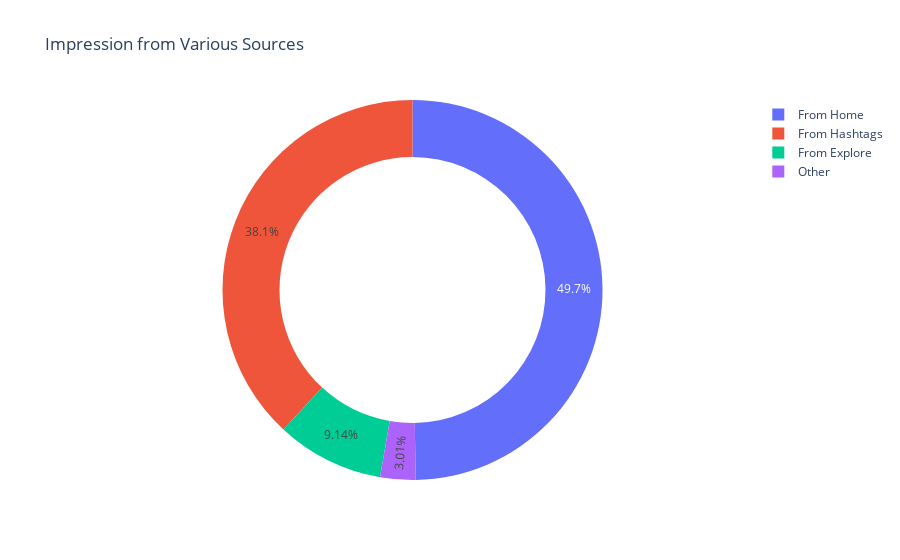

Notebook cell for this chart:
### Code cell
# percentage of impression from various sources

home = data["From Home"].sum()
hashtags = data["From Hashtags"].sum()
explore = data["From Explore"].sum()
other = data["From Other"].sum()

labels = ['From Home','From Hashtags','From Explore','Other']
values = [home, hashtags, explore, other]

fig = px.pie(data, values=values, names=labels, 
             title='Impression from Various Sources', hole=0.7)
fig.show()

### Figure 1 — Plotly figure (JSON) as saved in the notebook; plotly's stock layout.template omitted (floating-point values rounded to 4 significant figures)
{"data": [{"domain": {"x": [0, 1], "y": [0, 1]}, "hole": 0.7, "hovertemplate": "label=%{label}<br>value=%{value}<extra></extra>", "labels": ["From Home", "From Hashtags", "From Explore", "Other"], "legendgroup": "", "name": "", "showlegend": true, "type": "pie", "values": [224513, 172087, 41287, 13587]}], "layout": {"legend": {"tracegroupgap": 0}, "title": {"text": "Impression from Various Sources"}}}
